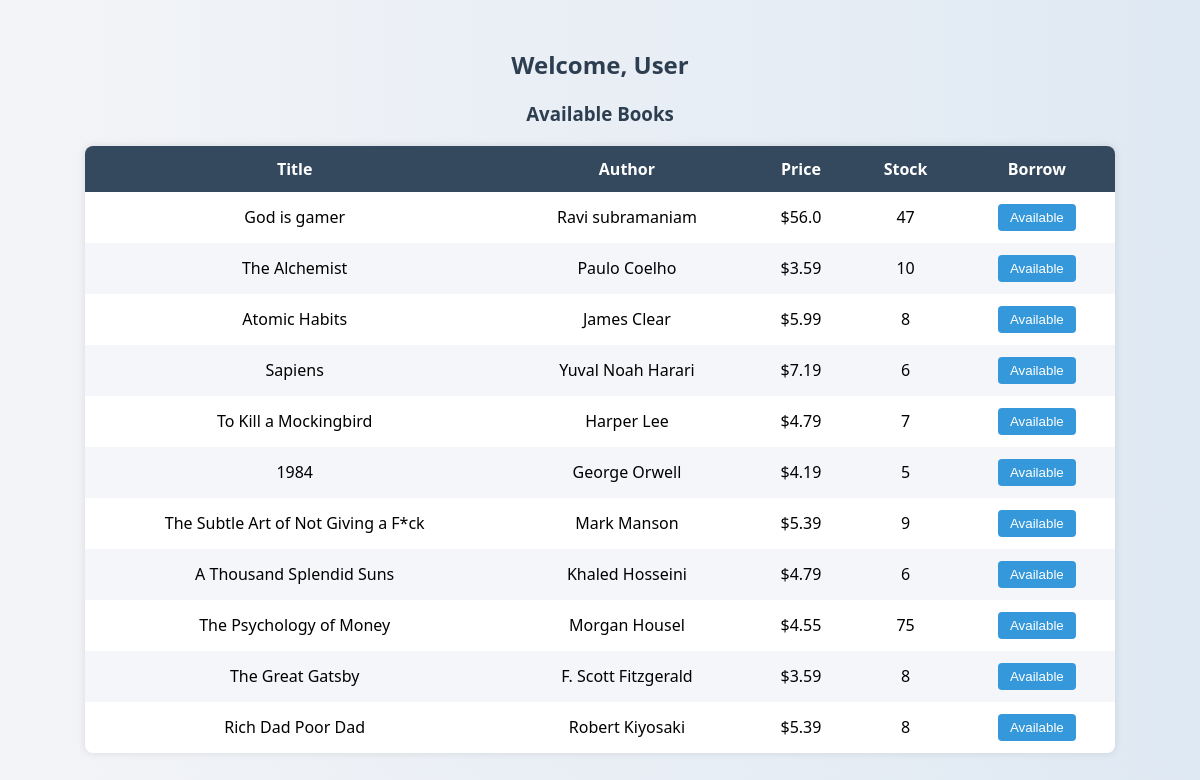
The app's page /user/home, older data.
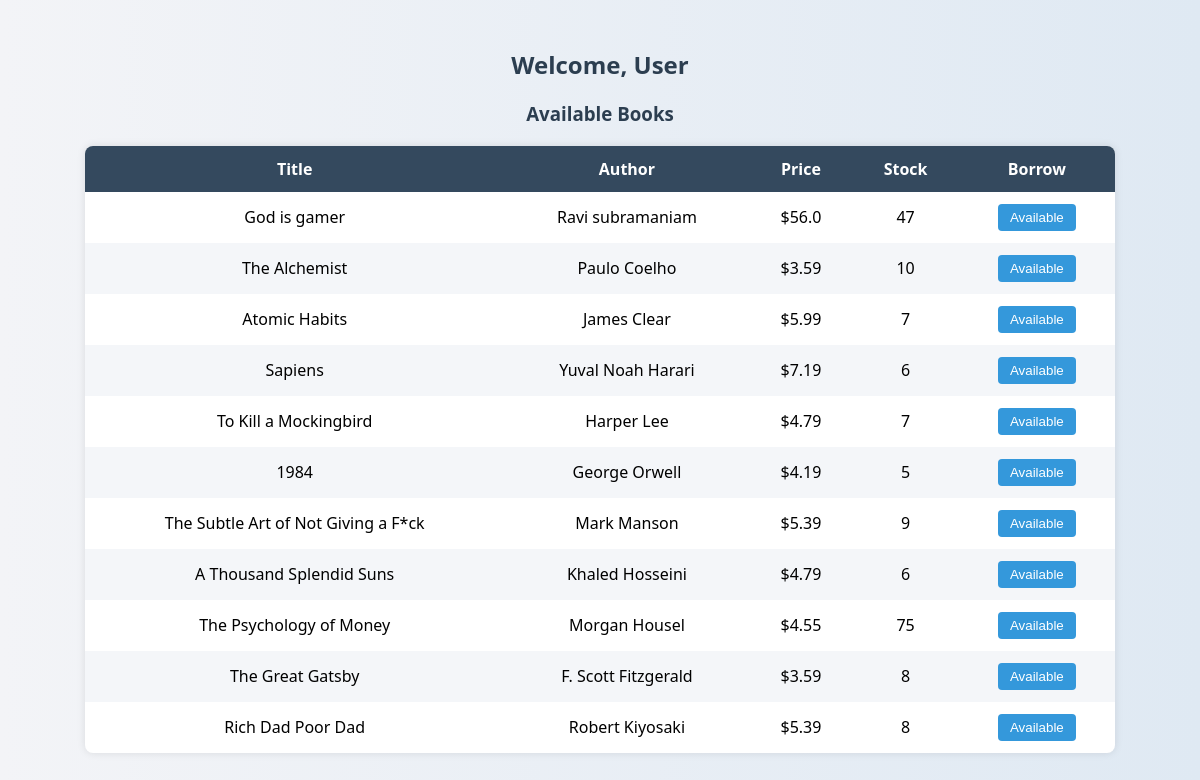
The same page, newer data.
### tables this page shows
CREATE TABLE books(book_id integer primary key autoincrement,
    book_title text not null,
    author text not null,
    price float not null,
    stock integer not null);

### app.py (the view)
@app.route("/user/home")
def user_home():
    conn = get_connection()
    cursor = conn.cursor()
    cursor.execute("SELECT * FROM books")
    books = cursor.fetchall()
    conn.close()
    return render_template("user_home.html", books=books)

### app.py (called while the page is built)
def get_connection():
    return sqlite3.connect("library.db")

### templates/user_home.html (shortened to what this page needs)
<!DOCTYPE html>
<html>
<head>
</head>
<body>
    <h2>Welcome, User</h2>
    <h3>Available Books</h3>
    <table>
        <thead>
            <tr>
                <th> <b>Title</b></th>
                <th> <b>Author</b></th>
                <th> <b>Price</b></th>
                <th> <b>Stock</b></th>
                <th> <b>Borrow</b></th>
            </tr>
        </thead>
        <tbody>
            {% for book in books %}
            <tr>
                <td>{{ book[1] }}</td>
                <td>{{ book[2] }}</td>
                <td>${{ book[3] }}</td>
                <td>
                    {% if book[4] > 0 %}
                        {{ book[4] }}
                    {% else %}
                        <span class="out-of-stock">Out of Stock</span>
                    {% endif %}
                </td>
                <td>
                    {% if book[4] > 0 %}
                    <form method="post" action="/user/borrow/{{ book[0] }}">
                        <button class="btn-borrow" type="submit">Available</button>
                    </form>
                    {% else %}
                        <button class="btn-borrow disabled" disabled>Unavailable</button>
                    {% endif %}
                </td>
            </tr>
            {% endfor %}
        </tbody>
    </table>
</body>
</html>

### templates/user_home.html (style rules this page uses)
body { font-family: 'Segoe UI', Tahoma, Geneva, Verdana, sans-serif; background: linear-gradient(to right, #f3f4f7, #dfe9f3); padding: 20px; }
h2, h3 { color: #2c3e50; text-align: center; }
table { border-collapse: collapse; width: 90%; margin: 20px auto; background-color: #fff; box-shadow: 0 0 8px rgba(0,0,0,0.1); border-radius: 8px; overflow: hidden; }
th, td { padding: 12px 15px; text-align: center; }
th { background-color: #34495e; color: white; }
tr:nth-child(even) { background-color: #f4f6f9; }
.btn-borrow { padding: 6px 12px; border: none; background-color: #3498db; color: white; border-radius: 4px; cursor: pointer; transition: background-color 0.3s ease; }

Row changes from the older to the newer data that the page shows:
changed books "Atomic Habits": stock "8" → "7"
